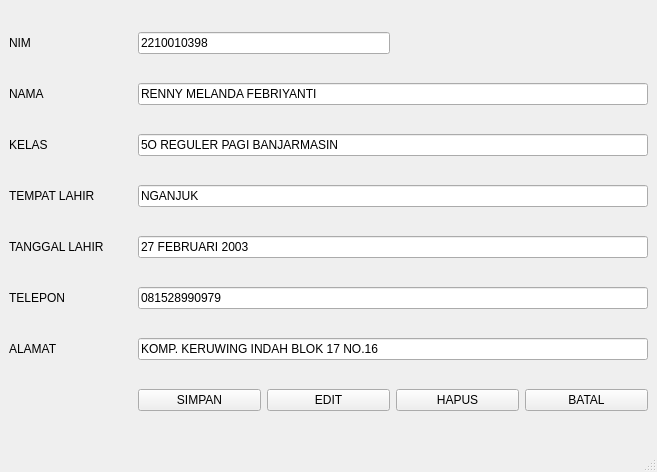
<?xml version="1.0" encoding="UTF-8"?>
<ui version="4.0">
 <class>MainWindow</class>
 <widget class="QMainWindow" name="MainWindow">
  <property name="geometry">
   <rect>
    <x>0</x>
    <y>0</y>
    <width>657</width>
    <height>472</height>
   </rect>
  </property>
  <property name="minimumSize">
   <size>
    <width>0</width>
    <height>0</height>
   </size>
  </property>
  <property name="windowTitle">
   <string>MainWindow</string>
  </property>
  <widget class="QWidget" name="centralwidget">
   <property name="minimumSize">
    <size>
     <width>0</width>
     <height>0</height>
    </size>
   </property>
   <layout class="QGridLayout" name="gridLayout">
    <item row="0" column="0">
     <widget class="QLabel" name="label">
      <property name="text">
       <string>NIM</string>
      </property>
     </widget>
    </item>
    <item row="0" column="1" colspan="2">
     <widget class="QLineEdit" name="lineEdit">
      <property name="text">
       <string>2210010398</string>
      </property>
     </widget>
    </item>
    <item row="1" column="0">
     <widget class="QLabel" name="label_2">
      <property name="text">
       <string>NAMA</string>
      </property>
     </widget>
    </item>
    <item row="1" column="1" colspan="4">
     <widget class="QLineEdit" name="lineEdit_2">
      <property name="text">
       <string>RENNY MELANDA FEBRIYANTI</string>
      </property>
     </widget>
    </item>
    <item row="2" column="0">
     <widget class="QLabel" name="label_3">
      <property name="text">
       <string>KELAS</string>
      </property>
     </widget>
    </item>
    <item row="2" column="1" colspan="4">
     <widget class="QLineEdit" name="lineEdit_3">
      <property name="text">
       <string>5O REGULER PAGI BANJARMASIN</string>
      </property>
     </widget>
    </item>
    <item row="3" column="0">
     <widget class="QLabel" name="label_4">
      <property name="text">
       <string>TEMPAT LAHIR</string>
      </property>
     </widget>
    </item>
    <item row="3" column="1" colspan="4">
     <widget class="QLineEdit" name="lineEdit_4">
      <property name="text">
       <string>NGANJUK</string>
      </property>
     </widget>
    </item>
    <item row="4" column="0">
     <widget class="QLabel" name="label_5">
      <property name="text">
       <string>TANGGAL LAHIR</string>
      </property>
     </widget>
    </item>
    <item row="4" column="1" colspan="4">
     <widget class="QLineEdit" name="lineEdit_5">
      <property name="text">
       <string>27 FEBRUARI 2003</string>
      </property>
     </widget>
    </item>
    <item row="5" column="0">
     <widget class="QLabel" name="label_6">
      <property name="text">
       <string>TELEPON</string>
      </property>
     </widget>
    </item>
    <item row="5" column="1" colspan="4">
     <widget class="QLineEdit" name="lineEdit_6">
      <property name="text">
       <string>081528990979</string>
      </property>
     </widget>
    </item>
    <item row="6" column="0">
     <widget class="QLabel" name="label_7">
      <property name="text">
       <string>ALAMAT</string>
      </property>
     </widget>
    </item>
    <item row="6" column="1" colspan="4">
     <widget class="QLineEdit" name="lineEdit_7">
      <property name="text">
       <string>KOMP. KERUWING INDAH BLOK 17 NO.16</string>
      </property>
     </widget>
    </item>
    <item row="7" column="1">
     <widget class="QPushButton" name="pushButton">
      <property name="text">
       <string>SIMPAN</string>
      </property>
     </widget>
    </item>
    <item row="7" column="2">
     <widget class="QPushButton" name="pushButton_2">
      <property name="text">
       <string>EDIT</string>
      </property>
     </widget>
    </item>
    <item row="7" column="3">
     <widget class="QPushButton" name="pushButton_3">
      <property name="text">
       <string>HAPUS</string>
      </property>
     </widget>
    </item>
    <item row="7" column="4">
     <widget class="QPushButton" name="pushButton_4">
      <property name="text">
       <string>BATAL</string>
      </property>
     </widget>
    </item>
   </layout>
  </widget>
  <widget class="QMenuBar" name="menubar">
   <property name="geometry">
    <rect>
     <x>0</x>
     <y>0</y>
     <width>657</width>
     <height>18</height>
    </rect>
   </property>
  </widget>
  <widget class="QStatusBar" name="statusbar"/>
 </widget>
 <resources/>
 <connections/>
</ui>
